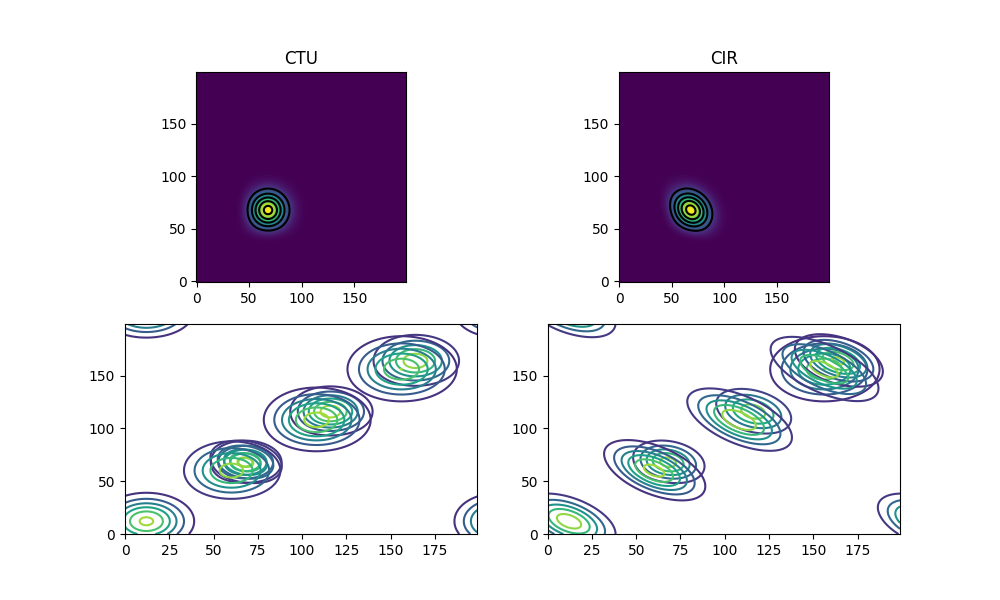

The Python source for this figure:
#!/usr/bin/env python
# -*- coding: utf-8 -*-

"""Name:      Huynh, Thanh Cong Huynh
   Email:     [email redacted]
   Date:      19 December, 2021
   Kurs:      ESC201
   Semester:  HS21
   Week:      12
   Thema:     2D Advection
"""

import numpy as np
import matplotlib.pyplot as plt


def ctu(rho, ca, cb, n=100):
    global rhoNew
    for i in range(n):
        rhoTmp = (1 - ca) * rho + ca * np.roll(rho, 1, axis=0)
        rhoNew = (1 - cb) * rhoTmp + cb * np.roll(rhoTmp, 1, axis=1)
        rho = rhoNew
    # Use np.roll(rho, 1, axis=0) to calculate the x-axis term in rhoTmp
    # Use np.roll(rho, 1, axis=1) to calculate the y-axis term in rhoNew
    return rhoNew


def cir(rho, ca, cb, dx, dy, dt, n=100):
    global rhoNew
    for i in range(n):
        rhoNew = rho - ((ca * dx / dt) * ((rho - np.roll(rho, 1, axis=0)) / dx) + (cb * dy / dt) * ((rho - np.roll(rho, 1, axis=1)) / dy)) * dt
        rho = rhoNew
    # Like function ctu(rho) but with CIR formula
    return rhoNew


def initialCondition(Nx, Ny, x0, y0, dx, dy, sigma_x, sigma_y):
    rho = np.zeros((Nx, Ny))
    for j in range(Nx):
        for l in range(Ny):
            x = j * dx
            y = l * dy
            rho[j, l] = np.exp(-(x - x0) ** 2 / (2 * sigma_x ** 2)
                               - (y - y0) ** 2 / (2 * sigma_y ** 2))
    return rho


def main():
    Nx = 200
    Ny = 200
    dx = 1.0 / Nx
    dy = 1.0 / Ny
    sigma_x = 10 * dx
    sigma_y = 10 * dy
    x0 = 2 * sigma_x
    y0 = 2 * sigma_y
    ca = 0.48
    cb = 0.48
    dt = 0.1

    rho = initialCondition(Nx, Ny, x0, y0, dx, dy, sigma_x, sigma_y)

    fig, ((ax1, ax2), (ax3, ax4)) = plt.subplots(2, 2, figsize=(10, 6))
    ax1.imshow(ctu(rho, ca, cb), origin="lower")
    ax1.contour(ctu(rho, ca, cb), 6, colors="black", linestyles="solid")
    ax1.set_title('CTU')
    ax2.imshow(cir(rho, ca, cb, dx, dy, dt), origin="lower")
    ax2.contour(cir(rho, ca, cb, dx, dy, dt), 6, colors="black", linestyles="solid")
    ax2.set_title('CIR')
    for i in range(8):
        ax3.contour(ctu(rho, ca, cb, i * 100), 6, cmap="viridis", linestyles = "solid")
    for i in range(8):
        ax4.contour(cir(rho, ca, cb, dx, dy, dt, i * 100), 6, cmap="viridis", linestyles="solid")

    plt.savefig("2DAdvection.png")
    plt.show()


if __name__ == "__main__":
    main()
